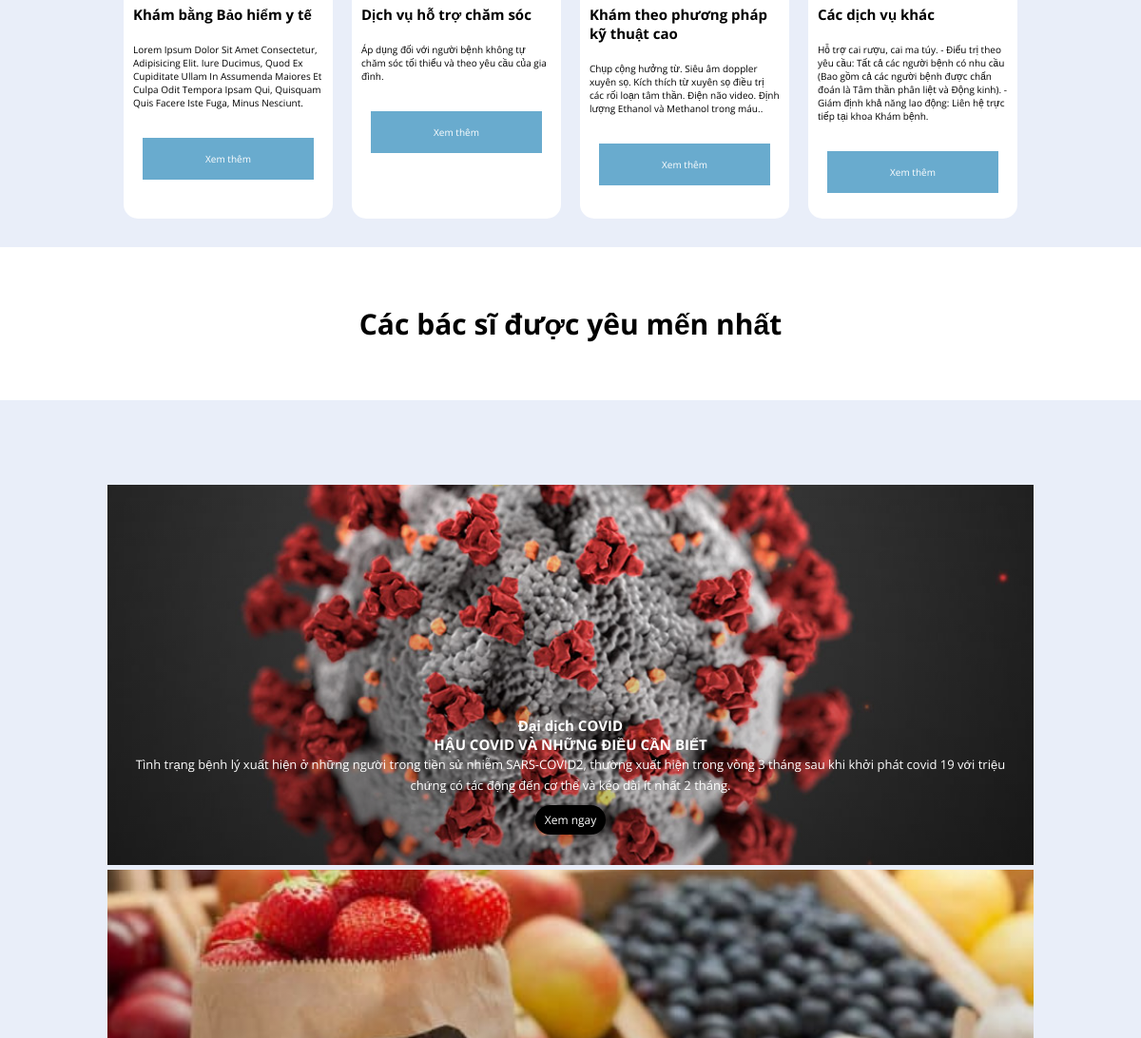
Before: / (middle part) with the older database file.
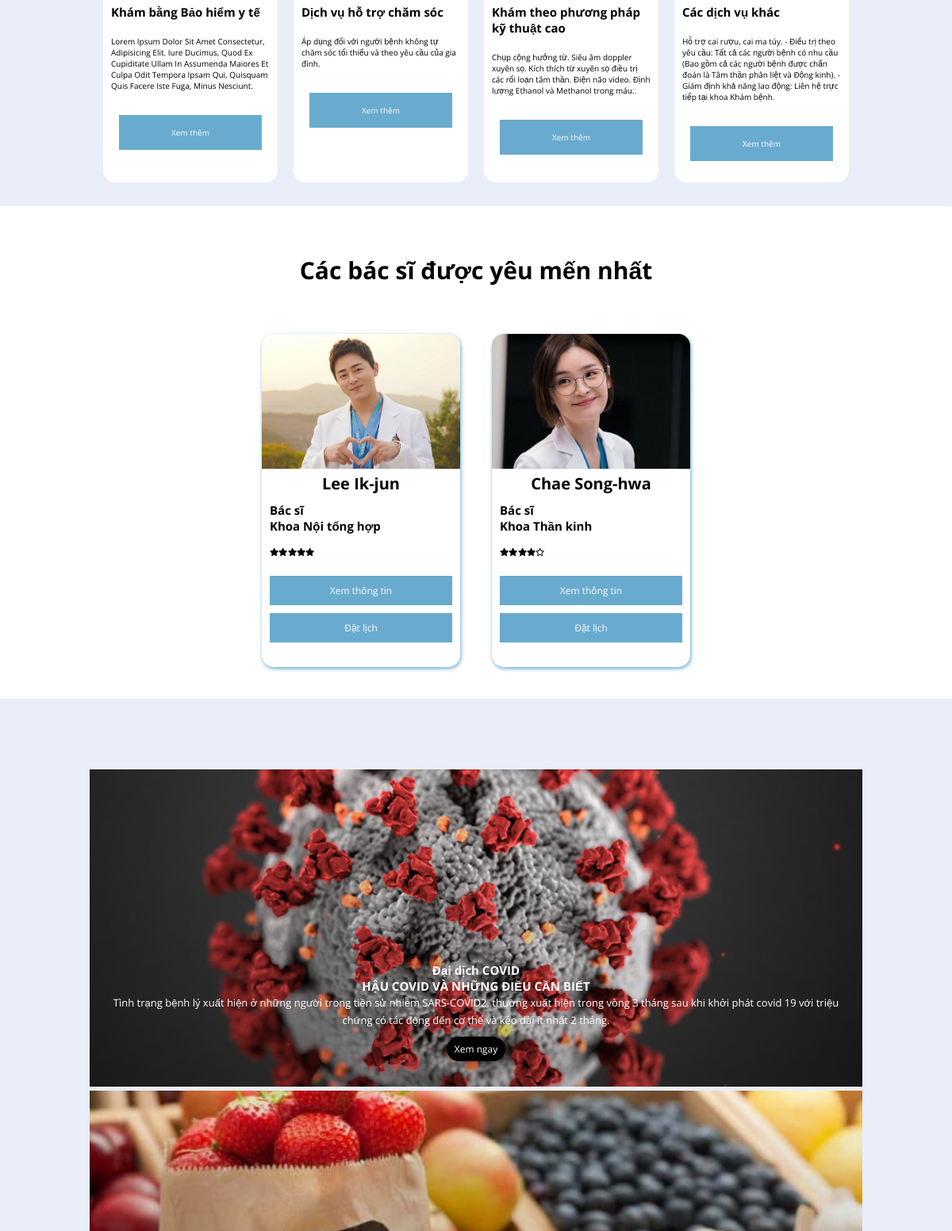
After: the same page with the newer database file.
### tables this page shows
CREATE TABLE `staff` (
  `ID_Staff` int(11) NOT NULL,
  `Name` varchar(100) NOT NULL,
  `DOB` date NOT NULL,
  `Sex` varchar(10) NOT NULL,
  `Address` varchar(200) NOT NULL,
  `CMND` varchar(15) NOT NULL,
  `PhoneNumber` varchar(25) NOT NULL,
  `Position` varchar(50) NOT NULL,
  `ID_Dept` int(11) NOT NULL,
  `DateStartWork` date NOT NULL,
  `VoteRate` double NOT NULL DEFAULT 0,
  `UserName` varchar(100) NOT NULL,
  `Password` varchar(100) NOT NULL
);

CREATE TABLE `img_staff` (
  `ID_ImgStaff` int(11) NOT NULL,
  `ID_Staff` int(11) DEFAULT NULL,
  `imgName` varchar(100) DEFAULT NULL
);

CREATE TABLE `dept` (
  `ID_Dept` int(11) NOT NULL,
  `Name_Dept` varchar(100) NOT NULL
);

### modules_client/main/homepage.php (the view, shortened to what this page needs)
<section class="services" id="services">
    <div class="container-card">
        <div class="card">
            <h2>Khám bằng Bảo hiểm y tế</h2>
            <p>Lorem Ipsum Dolor Sit Amet Consectetur, Adipisicing Elit. Iure Ducimus, Quod Ex Cupiditate Ullam In Assumenda Maiores Et Culpa Odit Tempora Ipsam Qui, Quisquam Quis Facere Iste Fuga, Minus Nesciunt.</p>
            <a href="">Xem thêm</a>
        </div>
        <div class="card">
            <h2>Dịch vụ hỗ trợ chăm sóc</h2>
            <p>Áp dụng đối với người bệnh không tự chăm sóc tối thiểu và theo yêu cầu của gia đình.</p>
            <a href="">Xem thêm</a>
        </div>
        <div class="card">
            <h2>Khám theo phương pháp kỹ thuật cao</h2>
            <p>Chụp cộng hưởng từ. Siêu âm doppler xuyên sọ. Kích thích từ xuyên sọ điều trị các rối loạn tâm thần. Điện não video. Định lượng Ethanol và Methanol trong máu..</p>
            <a href="">Xem thêm</a>
        </div>
        <div class="card">
            <h2>Các dịch vụ khác</h2>
            <p>Hỗ trợ cai rượu, cai ma túy.
- Điểu trị theo yêu cầu: Tất cả các người bệnh có nhu cầu (Bao gồm cả các người bệnh được chẩn đoán là Tâm thần phân liệt và Động kinh).
- Giám định khả năng lao động: Liên hệ trực tiếp tại khoa Khám bệnh.</p>
            <a href="">Xem thêm</a>
        </div>
    </div>
</section>
<section class="doctorList" id="doctors">
    <h2>Các bác sĩ được yêu mến nhất </h2>
    <?php
    include './config.php';
    $sql = "SELECT *
        FROM staff  JOIN dept ON dept.ID_Dept=staff.ID_Dept
        JOIN img_staff ON staff.ID_Staff=img_staff.ID_Staff
        WHERE staff.VoteRate>4
        GROUP BY staff.ID_Staff
        ORDER BY staff.VoteRate DESC";
    $query = mysqli_query($conn, $sql);
?>
    <div class="container-card">
        <?php
            while($rows = mysqli_fetch_array($query)){
        ?>
        <div class="card">
            <div class="card-image">
                <img src="./img/staff/<?php echo $rows["imgName"] ?>">
            </div>
            <h2><?php echo $rows["Name"] ?></h2>
            <h3><?php echo $rows["Position"] ?></h3>
            <h3><?php echo $rows["Name_Dept"] ?></h3>
            <div class="rating-slider">
                <?php
                    $numberOfStar = round($rows["VoteRate"]);
                    $fullStart=0;
                    while($fullStart < $numberOfStar){
                        $fullStart++;
                    ?>
                        <i class="fas fa-star"></i>
                <?php }
                    $numberOfStar_empty = 5-round($rows["VoteRate"]);
                    $i=0;
                    while($i < $numberOfStar_empty){
                        $i++;
                ?>
                    <i class="far fa-star"></i>
                <?php } ?>
            </div>
            <a href="">Xem thông tin</a>
            <a href="">Đặt lịch</a>
        </div>
        <?php
            }
        ?>
    </div>
</section>
<section class="blogs" id="blogs">
    <div class = "product-collection">
        <div class = "container-collection">
            <div class = "product-collection-wrapper">
                <div class = "product-col-left flex">
                    <div class = "product-col-content">
                        <h2 class = "sm-title">Đại dịch COVID</h2>
                        <h2 class = "md-title">HẬU COVID VÀ NHỮNG ĐIỀU CẦN BIẾT</h2>
                        <p class = "text-light">Tình trạng bệnh lý xuất hiện ở những người trong tiền sử nhiễm SARS-COVID2, thường xuất hiện trong vòng 3 tháng sau khi khởi phát covid 19 với triệu chứng có tác động đến cơ thể và kéo dài ít nhất 2 tháng.</p>
                        <button type = "button" class = "btn-dark">Xem ngay</button>
                    </div>
                </div>
                <div class = "product-col-right">
                    <div class = "product-col-r-top flex">
                    </div>
                </div>
            </div>
        </div>
    </div>
</section>

Changed rows visible on the page:
added staff: img_staff.imgName (picture), Name "Lee Ik-jun", Position "Bác sĩ", ID_Dept.Name_Dept "Khoa Nội tổng hợp", VoteRate 4.9 (drawn)
now on this page (row edited): staff: img_staff.imgName (picture), Name "Chae Song-hwa", Position "Bác sĩ", ID_Dept.Name_Dept "Khoa Thần kinh", VoteRate 4.4 (drawn)
